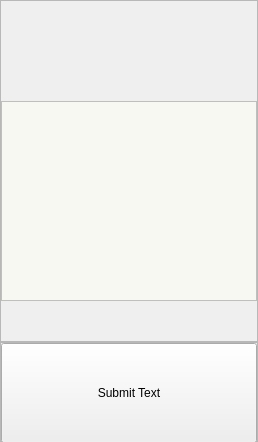
         <widget class="QWidget" name="ocrPage">
          <layout class="QVBoxLayout" name="verticalLayout_24">
           <property name="spacing">
            <number>0</number>
           </property>
           <property name="leftMargin">
            <number>0</number>
           </property>
           <property name="topMargin">
            <number>0</number>
           </property>
           <property name="rightMargin">
            <number>0</number>
           </property>
           <property name="bottomMargin">
            <number>0</number>
           </property>
           <item>
            <widget class="QFrame" name="mainOCRFrame">
             <property name="frameShape">
              <enum>QFrame::Shape::StyledPanel</enum>
             </property>
             <property name="frameShadow">
              <enum>QFrame::Shadow::Raised</enum>
             </property>
             <layout class="QVBoxLayout" name="verticalLayout_25">
              <property name="spacing">
               <number>0</number>
              </property>
              <property name="leftMargin">
               <number>0</number>
              </property>
              <property name="topMargin">
               <number>0</number>
              </property>
              <property name="rightMargin">
               <number>0</number>
              </property>
              <property name="bottomMargin">
               <number>0</number>
              </property>
              <item>
               <widget class="QLabel" name="ocrResults">
                <property name="minimumSize">
                 <size>
                  <width>0</width>
                  <height>100</height>
                 </size>
                </property>
                <property name="maximumSize">
                 <size>
                  <width>16777215</width>
                  <height>100</height>
                 </size>
                </property>
                <property name="text">
                 <string/>
                </property>
                <property name="alignment">
                 <set>Qt::AlignmentFlag::AlignLeading|Qt::AlignmentFlag::AlignLeft|Qt::AlignmentFlag::AlignVCenter</set>
                </property>
               </widget>
              </item>
              <item>
               <widget class="QTextEdit" name="ocrTextbox">
                <property name="minimumSize">
                 <size>
                  <width>0</width>
                  <height>200</height>
                 </size>
                </property>
                <property name="maximumSize">
                 <size>
                  <width>16777215</width>
                  <height>200</height>
                 </size>
                </property>
                <property name="font">
                 <font>
                  <pointsize>16</pointsize>
                 </font>
                </property>
                <property name="styleSheet">
                 <string notr="true">background-color: rgb(248, 248, 242);</string>
                </property>
               </widget>
              </item>
              <item>
               <spacer name="verticalSpacer_3">
                <property name="orientation">
                 <enum>Qt::Orientation::Vertical</enum>
                </property>
                <property name="sizeHint" stdset="0">
                 <size>
                  <width>20</width>
                  <height>40</height>
                 </size>
                </property>
               </spacer>
              </item>
             </layout>
            </widget>
           </item>
           <item>
            <widget class="QFrame" name="textSubmitFrame">
             <property name="minimumSize">
              <size>
               <width>0</width>
               <height>100</height>
              </size>
             </property>
             <property name="maximumSize">
              <size>
               <width>16777215</width>
               <height>100</height>
              </size>
             </property>
             <property name="frameShape">
              <enum>QFrame::Shape::StyledPanel</enum>
             </property>
             <property name="frameShadow">
              <enum>QFrame::Shadow::Raised</enum>
             </property>
             <layout class="QVBoxLayout" name="verticalLayout_26">
              <property name="spacing">
               <number>0</number>
              </property>
              <property name="leftMargin">
               <number>0</number>
              </property>
              <property name="topMargin">
               <number>0</number>
              </property>
              <property name="rightMargin">
               <number>0</number>
              </property>
              <property name="bottomMargin">
               <number>0</number>
              </property>
              <item>
               <widget class="QPushButton" name="ocrTextSubmitButton">
                <property name="minimumSize">
                 <size>
                  <width>0</width>
                  <height>100</height>
                 </size>
                </property>
                <property name="maximumSize">
                 <size>
                  <width>16777215</width>
                  <height>100</height>
                 </size>
                </property>
                <property name="text">
                 <string>Submit Text</string>
                </property>
               </widget>
              </item>
             </layout>
            </widget>
           </item>
          </layout>
         </widget>
